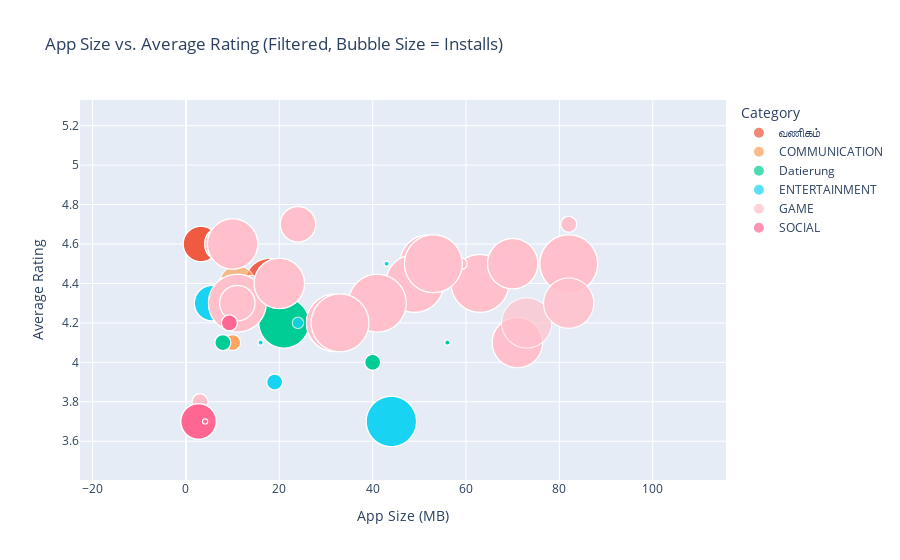

The notebook cell saved with this chart:
### Code cell
# Plot bubble chart

fig_bubble = px.scatter(
    filtered_bubble,
    x='Size',
    y='Rating',
    size='Installs',
    color='Category_Display',
    color_discrete_map={'GAME': 'pink', 'सौंदर्य': '#636efa', 'வணிகம்': '#ef553b', 'Datierung': '#00cc96'},
    hover_data=['App', 'Reviews', 'Installs'],
    title='App Size vs. Average Rating (Filtered, Bubble Size = Installs)',
    labels={'Size': 'App Size (MB)', 'Rating': 'Average Rating', 'Category_Display': 'Category',},
    size_max=500,
)

pio.show(fig_bubble)

### Figure 1 — Plotly figure (JSON) as saved in the notebook; plotly's stock layout.template omitted (floating-point values rounded to 4 significant figures; data arrays with more than 128 entries replaced by an {"elided": "..."} marker saying what was removed)
{"data": [{"customdata": {"elided": "59x3 mixed values"}, "hovertemplate": "Category=வணிகம்<br>App Size (MB)=%{x}<br>Average Rating=%{y}<br>Installs=%{customdata[2]}<br>App=%{customdata[0]}<br>Reviews=%{customdata[1]}<extra></extra>", "legendgroup": "வணிகம்", "marker": {"color": "#ef553b", "size": [10000000, 10000000, 10000000, 10000000, 10000000, 10000000, 10000000, 10000000, 10000000, 10000000, 10000000, 10000000, 10000000, 10000000, 10000000, 10000000, 10000000, 10000000, 10000000, 10000000, 10000000, 10000000, 10000000, 10000000, 10000000, 10000000, 10000000, 10000000, 10000000, 10000000, 10000000, 10000000, 10000000, 10000000, 10000000, 10000000, 10000000, 10000000, 10000000, 10000000, 10000000, 10000000, 10000000, 10000000, 10000000, 10000000, 10000000, 10000000, 10000000, 10000000, 10000000, 10000000, 10000000, 10000000, 10000000, 10000000, 5000000, 5000000, 5000000], "sizemode": "area", "sizeref": 4000, "symbol": "circle"}, "mode": "markers", "name": "வணிகம்", "showlegend": true, "type": "scattergl", "x": [18.0, 18.0, NaN, NaN, NaN, NaN, NaN, NaN, NaN, NaN, NaN, NaN, NaN, NaN, NaN, NaN, NaN, NaN, NaN, NaN, NaN, NaN, NaN, NaN, NaN, NaN, NaN, NaN, NaN, NaN, NaN, NaN, NaN, NaN, NaN, NaN, NaN, NaN, NaN, NaN, NaN, NaN, NaN, NaN, NaN, NaN, NaN, NaN, NaN, NaN, NaN, NaN, NaN, NaN, NaN, NaN, 3.2, 3.2, 3.2], "xaxis": "x", "y": [4.4, 4.4, 4.2, 4.2, 4.2, 4.2, 4.2, 4.2, 4.2, 4.2, 4.2, 4.2, 4.2, 4.2, 4.2, 4.2, 4.2, 4.2, 4.2, 4.2, 4.2, 4.2, 4.2, 4.2, 4.2, 4.2, 4.2, 4.2, 4.2, 4.2, 4.2, 4.2, 4.2, 4.2, 4.2, 4.2, 4.2, 4.2, 4.2, 4.2, 4.2, 4.2, 4.2, 4.2, 4.2, 4.2, 4.2, 4.2, 4.2, 4.2, 4.2, 4.2, 4.2, 4.2, 4.2, 4.2, 4.6, 4.6, 4.6], "yaxis": "y"}, {"customdata": {"elided": "206x3 mixed values"}, "hovertemplate": "Category=COMMUNICATION<br>App Size (MB)=%{x}<br>Average Rating=%{y}<br>Installs=%{customdata[2]}<br>App=%{customdata[0]}<br>Reviews=%{customdata[1]}<extra></extra>", "legendgroup": "COMMUNICATION", "marker": {"color": "#FFA15A", "size": {"elided": "206 int values"}, "sizemode": "area", "sizeref": 4000, "symbol": "circle"}, "mode": "markers", "name": "COMMUNICATION", "showlegend": true, "type": "scattergl", "x": {"elided": "206 float values"}, "xaxis": "x", "y": {"elided": "206 float values"}, "yaxis": "y"}, {"customdata": {"elided": "354x3 mixed values"}, "hovertemplate": "Category=Datierung<br>App Size (MB)=%{x}<br>Average Rating=%{y}<br>Installs=%{customdata[2]}<br>App=%{customdata[0]}<br>Reviews=%{customdata[1]}<extra></extra>", "legendgroup": "Datierung", "marker": {"color": "#00cc96", "size": {"elided": "354 int values"}, "sizemode": "area", "sizeref": 4000, "symbol": "circle"}, "mode": "markers", "name": "Datierung", "showlegend": true, "type": "scattergl", "x": {"elided": "354 float values"}, "xaxis": "x", "y": {"elided": "354 float values"}, "yaxis": "y"}, {"customdata": {"elided": "272x3 mixed values"}, "hovertemplate": "Category=ENTERTAINMENT<br>App Size (MB)=%{x}<br>Average Rating=%{y}<br>Installs=%{customdata[2]}<br>App=%{customdata[0]}<br>Reviews=%{customdata[1]}<extra></extra>", "legendgroup": "ENTERTAINMENT", "marker": {"color": "#19d3f3", "size": {"elided": "272 int values"}, "sizemode": "area", "sizeref": 4000, "symbol": "circle"}, "mode": "markers", "name": "ENTERTAINMENT", "showlegend": true, "type": "scattergl", "x": {"elided": "272 float values"}, "xaxis": "x", "y": {"elided": "272 float values"}, "yaxis": "y"}, {"customdata": {"elided": "3181x3 mixed values"}, "hovertemplate": "Category=GAME<br>App Size (MB)=%{x}<br>Average Rating=%{y}<br>Installs=%{customdata[2]}<br>App=%{customdata[0]}<br>Reviews=%{customdata[1]}<extra></extra>", "legendgroup": "GAME", "marker": {"color": "pink", "size": {"elided": "3181 int values"}, "sizemode": "area", "sizeref": 4000, "symbol": "circle"}, "mode": "markers", "name": "GAME", "showlegend": true, "type": "scattergl", "x": {"elided": "3181 float values"}, "xaxis": "x", "y": {"elided": "3181 float values"}, "yaxis": "y"}, {"customdata": {"elided": "338x3 mixed values"}, "hovertemplate": "Category=SOCIAL<br>App Size (MB)=%{x}<br>Average Rating=%{y}<br>Installs=%{customdata[2]}<br>App=%{customdata[0]}<br>Reviews=%{customdata[1]}<extra></extra>", "legendgroup": "SOCIAL", "marker": {"color": "#FF6692", "size": {"elided": "338 int values"}, "sizemode": "area", "sizeref": 4000, "symbol": "circle"}, "mode": "markers", "name": "SOCIAL", "showlegend": true, "type": "scattergl", "x": {"elided": "338 float values"}, "xaxis": "x", "y": {"elided": "338 float values"}, "yaxis": "y"}], "layout": {"legend": {"itemsizing": "constant", "title": {"text": "Category"}, "tracegroupgap": 0}, "title": {"text": "App Size vs. Average Rating (Filtered, Bubble Size = Installs)"}, "xaxis": {"anchor": "y", "domain": [0, 1], "title": {"text": "App Size (MB)"}}, "yaxis": {"anchor": "x", "domain": [0, 1], "title": {"text": "Average Rating"}}}}
